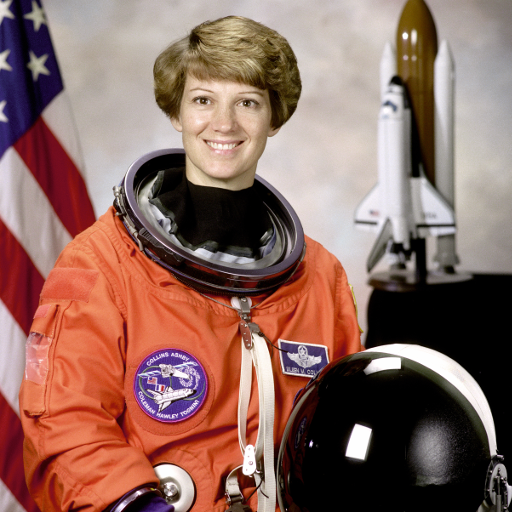
#> input picture skimage.data.astronaut(), 512 x 512 px
$ jupyter execute --allow-errors pretrained_StyleGAN.ipynb   (shell and % lines are left out)
#> lines starting #> are read from the running program, lines starting #| are printed output that depends on the picture
# Setup

[cell 1]
import os
if not os.path.exists('pytorch_stylegan_encoder'):
    # These are the basic instructions for getting started with the StyleGAN implementation.
    !git clone https://github.com/jacobhallberg/pytorch_stylegan_encoder.git
    %cd pytorch_stylegan_encoder

    # I looked up git submodule update:
    #   A git submodule is a record within a host git repository that points to a
    #   specific commit in another external repository.

    # And from further digging:
    #   git submodule update --init --recursive will register direct dependent submodules
    #   and clone them down, then go into next depth, register submodules and clone them recursively.

    # Basically, this is recursively loading all the sub-repositories within the jacobhallberg/pytorch_stylegan_encoder
    # repo. An alternate approach is to simply clone the repo with the '--recursive' flag.
    !git submodule update --init --recursive

    # Within the releases from the repo, they have a trained_models.zip file and we are simply getting it with the
    # wget command.
    !wget -q https://github.com/jacobhallberg/pytorch_stylegan_encoder/releases/download/v1.0/trained_models.zip
    !unzip -q trained_models.zip
    !rm trained_models.zip

    # Simply installs and upgrades torch_snippets to the latest available version.
    !pip install -qU torch_snippets

    # Moves the pretrained model file to the proper file directory.
    !mv trained_models/stylegan_ffhq.pth InterFaceGAN/models/pretrain
else:
    %cd pytorch_stylegan_encoder

from torch_snippets import *

- [More on the git submodule init recursive command](https://stackoverflow.com/questions/24057871/git-submodule-update-init-recursive-vs-git-submodule-foreach-recursive#:~:text=git%20submodule%20update%20--init%20--recursive%20will%20register%20direct,exists%20cyclic%20dependency%2C%20this%20command%20will%20never%20terminate)
- [What is a submodule?](https://www.vogella.com/tutorials/GitSubmodules/article.html#:~:text=Using%20submodules%20in%20Git%20-%20Tutorial%201%20Submodules,with%20submodules.%20...%204%20Links%20and%20Literature.%20)
- [What is wget?](https://www.tutorialspoint.com/unix_commands/wget.htm)
- What is the -U flag?

To answer this question, simply run this in colab or in your cmd:

```cmd
!pip help install > help_install.txt
```
-U basically upgrades all specified packages to their newest available versions. The handling of dependencies depends on the upgrade-strategy you use.

- [What is the mv command?](https://www.geeksforgeeks.org/mv-command-linux-examples/)

# Generating Human Faces from Latent Vector

[cell 2]
from InterFaceGAN.models.stylegan_generator import StyleGANGenerator

# Oh, I see so the InterFaceGAN has many different GAN files in there. I suppose the name is
# just for a general case. Or maybe InterFaceGAN is an actual GAN?

# This is for some preprocessing after the synthesis network I believe.
from models.latent_optimizer import PostSynthesisProcessing

# These are the 3 networks that constitute the StyleGAN1 Generator I believe.
# You load these 3 networks with the weights in the "stylegan_ffhq" weights file.
#> (the rest of this cell did not finish here and is left out)

*What is inside PostSynthesisProcessing?*

Let's go check this out in this episode of What's Inside?

```py
class PostSynthesisProcessing(torch.nn.Module):
    def __init__(self):
        super().__init__()

        self.min_value = -1
        self.max_value = 1

    def forward(self, synthesized_image):
        synthesized_image = (synthesized_image - self.min_value) * torch.tensor(255).float() / (self.max_value - self.min_value)
        synthesized_image = torch.clamp(synthesized_image + 0.5, min=0, max=255)

        return synthesized_image
```

Interesting. It seems like they use minmax scaling + 0.5? Let's investigate the effects of this postprocessing.

[cell 3]
import skimage
from matplotlib import pyplot as plt

img = skimage.data.astronaut()
#> img is the input picture: shape (512, 512, 3); mean R, G, B 141.6, 105.8, 96.5
assert img.max() == 255 and img.min() == 0
img = img / 255.0

# print(img[0] * 255.0)

# Testing it.

min_value = -1
max_value = 1

img = (img - min_value) * 255.0 / (max_value - min_value)
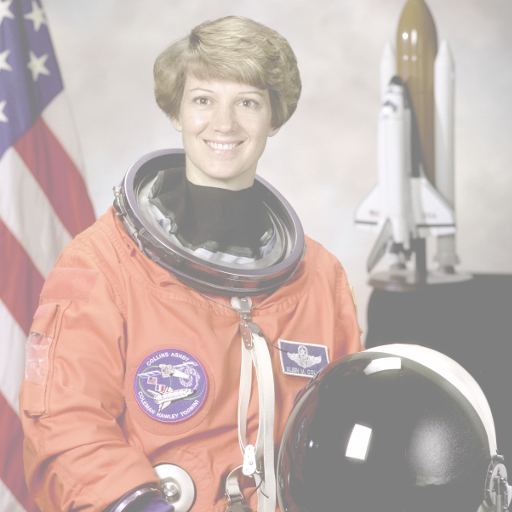
#> img: shape (512, 512, 3) float64; mean R, G, B 198.3, 180.4, 175.7
#> (the rest of this cell did not finish here and is left out)

#> (a cell that did not finish here is left out)

#> (a cell that did not finish here is left out)

# Transferring Style from One Image to Another

[cell 6]
# Get the image.

# This github repo also implements the StyleGAN encoder/generator in PyTorch.
# In my opinion, the Puzer repo is more fine-grained whereas the
# jacobhallberg repo is more high-level.

# To generate images, we simply need the jacobhallberg repo. For style transfer,
# we use both repos.

# Move the downloaded image into the raw_images folder.

[cell 7]

# Remember we cloned the Puzer repo within the "pytorch_stylegan_encoder" folder.
# It sits with all the other folders from the jacobhallberg repo.

[cell 8]
# Call the align_images.py file. Let's inspect what this file is doing.

# I got an ImportError when calling this python script. It said it couldn't import 'get_files' from keras.utils.
# Simple fix: go into the script and change that import line to: 'from tensorflow.keras.utils import get_file'.

# Take the aligned image and move it.

Inspecting align_images.py ...

```py
import os
import sys
import bz2
from keras.utils import get_file
from ffhq_dataset.face_alignment import image_align
from ffhq_dataset.landmarks_detector import LandmarksDetector

LANDMARKS_MODEL_URL = 'http://dlib.net/files/shape_predictor_68_face_landmarks.dat.bz2'

def unpack_bz2(src_path):
    data = bz2.BZ2File(src_path).read()
    dst_path = src_path[:-4]
    with open(dst_path, 'wb') as fp:
        fp.write(data)
    return dst_path

if __name__ == "__main__":
    """
    Extracts and aligns all faces from images using DLib and a function from original FFHQ dataset preparation step
    python align_images.py /raw_images /aligned_images
    """

    landmarks_model_path = unpack_bz2(get_file('shape_predictor_68_face_landmarks.dat.bz2',
                                               LANDMARKS_MODEL_URL, cache_subdir='temp'))
    RAW_IMAGES_DIR = sys.argv[1]
    ALIGNED_IMAGES_DIR = sys.argv[2]

    landmarks_detector = LandmarksDetector(landmarks_model_path)
    for img_name in os.listdir(RAW_IMAGES_DIR):
        raw_img_path = os.path.join(RAW_IMAGES_DIR, img_name)
        for i, face_landmarks in enumerate(landmarks_detector.get_landmarks(raw_img_path), start=1):
            face_img_name = '%s_%02d.png' % (os.path.splitext(img_name)[0], i)
            aligned_face_path = os.path.join(ALIGNED_IMAGES_DIR, face_img_name)

            image_align(raw_img_path, aligned_face_path, face_landmarks)
```

It seems like the 2 arguments you pass in are in the order of: raw_images, aligned_images. These are file paths as to where the raw image is stored and where it should place the aligned image.

<br>

I'm curious. What is this image_align function? Well, here we go down the rabbit hole! Let's go investigate the ffhq_dataset.face_alignment image_align() function.

Well, the function takes up the entire file. It is a very big file. It seems like it performs a series of transformations to the image. This function is very tailored to aligning human faces. I wonder if it works for other faces like a cat face. The transformations are in this order:

1. calculate vectors of eyes, nose, eyebrows, nostrils, the mouth, and other vectors for distances between eyes, eye to mouth, and other important facial vectors.
2. Custom shrink the image.
3. Crop the image with a special crop.
4. Custom pad the image.
5. Apply a resize transform.

[cell 9]
from PIL import Image

# Open and show the original (aligned) image.
img = Image.open('MyImage.jpg')
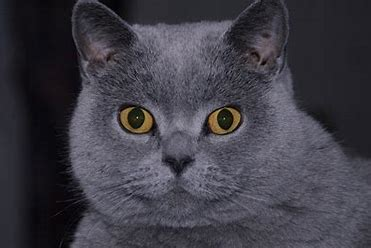
#> input picture ML/input/pretrained_StyleGAN/MyImage.jpg, 371 x 248 px, found by its file name
#> img is the input picture: PIL image 371x248 RGB; mean R, G, B 62.9, 61.1, 70.2
#> (the rest of this cell did not finish here and is left out)
